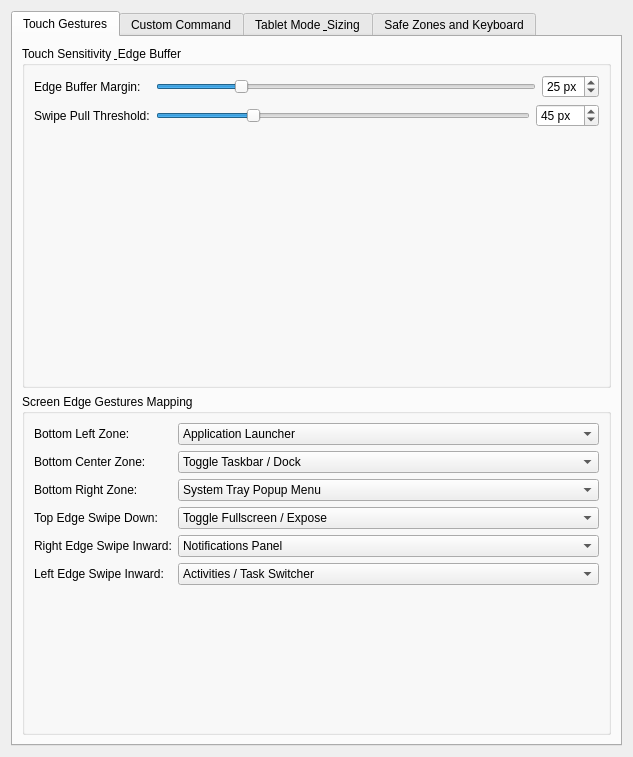
<?xml version="1.0" encoding="UTF-8"?>
<ui version="4.0">
 <class>TabletGesturesConfig</class>
 <widget class="QWidget" name="TabletGesturesConfig">
  <layout class="QVBoxLayout" name="mainLayout">
   <item>
    <widget class="QTabWidget" name="tabWidget">
     <widget class="QWidget" name="tabGestures">
      <attribute name="title">
       <string>Touch Gestures</string>
      </attribute>
      <layout class="QVBoxLayout" name="layoutTabGestures">
       <item>
        <widget class="QGroupBox" name="groupSensitivity">
         <property name="title">
          <string>Touch Sensitivity &amp; Edge Buffer</string>
         </property>
         <layout class="QFormLayout" name="formSensitivity">
          <item row="0" column="0">
           <widget class="QLabel" name="label_EdgeMargin">
            <property name="text">
             <string>Edge Buffer Margin:</string>
            </property>
           </widget>
          </item>
          <item row="0" column="1">
           <layout class="QHBoxLayout" name="layoutEdgeMargin">
            <item>
             <widget class="QSlider" name="kcfg_EdgeMargin">
              <property name="orientation">
               <enum>Qt::Horizontal</enum>
              </property>
              <property name="minimum">
               <number>10</number>
              </property>
              <property name="maximum">
               <number>80</number>
              </property>
              <property name="value">
               <number>25</number>
              </property>
             </widget>
            </item>
            <item>
             <widget class="QSpinBox" name="spin_EdgeMargin">
              <property name="minimum">
               <number>10</number>
              </property>
              <property name="maximum">
               <number>80</number>
              </property>
              <property name="value">
               <number>25</number>
              </property>
              <property name="suffix">
               <string> px</string>
              </property>
             </widget>
            </item>
           </layout>
          </item>
          <item row="1" column="0">
           <widget class="QLabel" name="label_SwipeThreshold">
            <property name="text">
             <string>Swipe Pull Threshold:</string>
            </property>
           </widget>
          </item>
          <item row="1" column="1">
           <layout class="QHBoxLayout" name="layoutSwipeThreshold">
            <item>
             <widget class="QSlider" name="kcfg_SwipeThreshold">
              <property name="orientation">
               <enum>Qt::Horizontal</enum>
              </property>
              <property name="minimum">
               <number>20</number>
              </property>
              <property name="maximum">
               <number>120</number>
              </property>
              <property name="value">
               <number>45</number>
              </property>
             </widget>
            </item>
            <item>
             <widget class="QSpinBox" name="spin_SwipeThreshold">
              <property name="minimum">
               <number>20</number>
              </property>
              <property name="maximum">
               <number>120</number>
              </property>
              <property name="value">
               <number>45</number>
              </property>
              <property name="suffix">
               <string> px</string>
              </property>
             </widget>
            </item>
           </layout>
          </item>
         </layout>
        </widget>
       </item>
       <item>
        <widget class="QGroupBox" name="groupActions">
         <property name="title">
          <string>Screen Edge Gestures Mapping</string>
         </property>
         <layout class="QFormLayout" name="formActions">
          <item row="0" column="0">
           <widget class="QLabel" name="label_BottomLeft">
            <property name="text">
             <string>Bottom Left Zone:</string>
            </property>
           </widget>
          </item>
          <item row="0" column="1">
           <widget class="QComboBox" name="kcfg_BottomLeftAction">
            <property name="editable">
             <bool>false</bool>
            </property>
            <property name="insertPolicy">
             <enum>QComboBox::InsertAtBottom</enum>
            </property>
            <property name="kcfg_property" stdset="0">
             <string>currentText</string>
            </property>
            <item><property name="text"><string>Application Launcher</string></property></item>
            <item><property name="text"><string>System Tray Popup Menu</string></property></item>
            <item><property name="text"><string>Toggle Taskbar / Dock</string></property></item>
            <item><property name="text"><string>Notifications Panel</string></property></item>
            <item><property name="text"><string>Activities / Task Switcher</string></property></item>
            <item><property name="text"><string>Toggle Fullscreen / Expose</string></property></item>
            <item><property name="text"><string>Overview</string></property></item>
            <item><property name="text"><string>Show Desktop</string></property></item>
            <item><property name="text"><string>Toggle Virtual Keyboard</string></property></item>
            <item><property name="text"><string>None (Disabled)</string></property></item>
           </widget>
          </item>
          <item row="1" column="0">
           <widget class="QLabel" name="label_BottomCenter">
            <property name="text">
             <string>Bottom Center Zone:</string>
            </property>
           </widget>
          </item>
          <item row="1" column="1">
           <widget class="QComboBox" name="kcfg_BottomCenterAction">
            <property name="editable">
             <bool>false</bool>
            </property>
            <property name="insertPolicy">
             <enum>QComboBox::InsertAtBottom</enum>
            </property>
            <property name="kcfg_property" stdset="0">
             <string>currentText</string>
            </property>
            <item><property name="text"><string>Toggle Taskbar / Dock</string></property></item>
            <item><property name="text"><string>Application Launcher</string></property></item>
            <item><property name="text"><string>System Tray Popup Menu</string></property></item>
            <item><property name="text"><string>Notifications Panel</string></property></item>
            <item><property name="text"><string>Activities / Task Switcher</string></property></item>
            <item><property name="text"><string>Toggle Fullscreen / Expose</string></property></item>
            <item><property name="text"><string>Overview</string></property></item>
            <item><property name="text"><string>Show Desktop</string></property></item>
            <item><property name="text"><string>Toggle Virtual Keyboard</string></property></item>
            <item><property name="text"><string>None (Disabled)</string></property></item>
           </widget>
          </item>
          <item row="2" column="0">
           <widget class="QLabel" name="label_BottomRight">
            <property name="text">
             <string>Bottom Right Zone:</string>
            </property>
           </widget>
          </item>
          <item row="2" column="1">
           <widget class="QComboBox" name="kcfg_BottomRightAction">
            <property name="editable">
             <bool>false</bool>
            </property>
            <property name="insertPolicy">
             <enum>QComboBox::InsertAtBottom</enum>
            </property>
            <property name="kcfg_property" stdset="0">
             <string>currentText</string>
            </property>
            <item><property name="text"><string>System Tray Popup Menu</string></property></item>
            <item><property name="text"><string>Notifications Panel</string></property></item>
            <item><property name="text"><string>Toggle Taskbar / Dock</string></property></item>
            <item><property name="text"><string>Application Launcher</string></property></item>
            <item><property name="text"><string>Activities / Task Switcher</string></property></item>
            <item><property name="text"><string>Toggle Fullscreen / Expose</string></property></item>
            <item><property name="text"><string>Overview</string></property></item>
            <item><property name="text"><string>Show Desktop</string></property></item>
            <item><property name="text"><string>Toggle Virtual Keyboard</string></property></item>
            <item><property name="text"><string>None (Disabled)</string></property></item>
           </widget>
          </item>
          <item row="3" column="0">
           <widget class="QLabel" name="label_Top">
            <property name="text">
             <string>Top Edge Swipe Down:</string>
            </property>
           </widget>
          </item>
          <item row="3" column="1">
           <widget class="QComboBox" name="kcfg_TopAction">
            <property name="editable">
             <bool>false</bool>
            </property>
            <property name="insertPolicy">
             <enum>QComboBox::InsertAtBottom</enum>
            </property>
            <property name="kcfg_property" stdset="0">
             <string>currentText</string>
            </property>
            <item><property name="text"><string>Toggle Fullscreen / Expose</string></property></item>
            <item><property name="text"><string>Overview</string></property></item>
            <item><property name="text"><string>Show Desktop</string></property></item>
            <item><property name="text"><string>Application Launcher</string></property></item>
            <item><property name="text"><string>System Tray Popup Menu</string></property></item>
            <item><property name="text"><string>Toggle Taskbar / Dock</string></property></item>
            <item><property name="text"><string>Notifications Panel</string></property></item>
            <item><property name="text"><string>Activities / Task Switcher</string></property></item>
            <item><property name="text"><string>Toggle Virtual Keyboard</string></property></item>
            <item><property name="text"><string>None (Disabled)</string></property></item>
           </widget>
          </item>
          <item row="4" column="0">
           <widget class="QLabel" name="label_Right">
            <property name="text">
             <string>Right Edge Swipe Inward:</string>
            </property>
           </widget>
          </item>
          <item row="4" column="1">
           <widget class="QComboBox" name="kcfg_RightAction">
            <property name="editable">
             <bool>false</bool>
            </property>
            <property name="insertPolicy">
             <enum>QComboBox::InsertAtBottom</enum>
            </property>
            <property name="kcfg_property" stdset="0">
             <string>currentText</string>
            </property>
            <item><property name="text"><string>Notifications Panel</string></property></item>
            <item><property name="text"><string>System Tray Popup Menu</string></property></item>
            <item><property name="text"><string>Toggle Taskbar / Dock</string></property></item>
            <item><property name="text"><string>Application Launcher</string></property></item>
            <item><property name="text"><string>Activities / Task Switcher</string></property></item>
            <item><property name="text"><string>Toggle Fullscreen / Expose</string></property></item>
            <item><property name="text"><string>Overview</string></property></item>
            <item><property name="text"><string>Show Desktop</string></property></item>
            <item><property name="text"><string>Toggle Virtual Keyboard</string></property></item>
            <item><property name="text"><string>None (Disabled)</string></property></item>
           </widget>
          </item>
          <item row="5" column="0">
           <widget class="QLabel" name="label_Left">
            <property name="text">
             <string>Left Edge Swipe Inward:</string>
            </property>
           </widget>
          </item>
          <item row="5" column="1">
           <widget class="QComboBox" name="kcfg_LeftAction">
            <property name="editable">
             <bool>false</bool>
            </property>
            <property name="insertPolicy">
             <enum>QComboBox::InsertAtBottom</enum>
            </property>
            <property name="kcfg_property" stdset="0">
             <string>currentText</string>
            </property>
            <item><property name="text"><string>Activities / Task Switcher</string></property></item>
            <item><property name="text"><string>Application Launcher</string></property></item>
            <item><property name="text"><string>System Tray Popup Menu</string></property></item>
            <item><property name="text"><string>Toggle Taskbar / Dock</string></property></item>
            <item><property name="text"><string>Notifications Panel</string></property></item>
            <item><property name="text"><string>Toggle Fullscreen / Expose</string></property></item>
            <item><property name="text"><string>Overview</string></property></item>
            <item><property name="text"><string>Show Desktop</string></property></item>
            <item><property name="text"><string>Toggle Virtual Keyboard</string></property></item>
            <item><property name="text"><string>None (Disabled)</string></property></item>
           </widget>
          </item>
</layout>
        </widget>
       </item>
      </layout>
     </widget>
     <widget class="QWidget" name="tabCustomCommands">
      <attribute name="title">
       <string>Custom Command</string>
      </attribute>
      <layout class="QVBoxLayout" name="layoutTabCustom">
       <item>
        <widget class="QGroupBox" name="groupCustomCommands">
         <property name="title">
          <string>Custom Commands Manager</string>
         </property>
         <layout class="QVBoxLayout" name="layoutGroupCustom">
          <item>
           <widget class="QLabel" name="label_ListHeading">
            <property name="text">
             <string>Configured Custom Commands:</string>
            </property>
           </widget>
          </item>
          <item>
           <widget class="QListWidget" name="listCustomCommands">
            <property name="toolTip">
             <string>Select a command to edit, or click New Command to create a new one</string>
            </property>
            <property name="selectionMode">
             <enum>QAbstractItemView::SingleSelection</enum>
            </property>
           </widget>
          </item>
          <item>
           <widget class="QLabel" name="labelCommandStatus">
            <property name="text">
             <string>Select a command above or click New Command</string>
            </property>
            <property name="font">
             <font>
              <bold>true</bold>
             </font>
            </property>
           </widget>
          </item>
          <item>
           <layout class="QFormLayout" name="formCustomEditor">
            <item row="0" column="0">
             <widget class="QLabel" name="label_CustomTitle">
              <property name="text">
               <string>Title (optional):</string>
              </property>
             </widget>
            </item>
            <item row="0" column="1">
             <widget class="QLineEdit" name="editCommandTitle">
              <property name="placeholderText">
               <string>e.g. Web Browser (leave blank to use Command)</string>
              </property>
             </widget>
            </item>
            <item row="1" column="0">
             <widget class="QLabel" name="label_Custom1">
              <property name="text">
               <string>Command:</string>
              </property>
             </widget>
            </item>
            <item row="1" column="1">
             <widget class="QLineEdit" name="editCommandLine">
              <property name="placeholderText">
               <string>e.g. /usr/bin/firefox, konsole, or /path/to/script.sh</string>
              </property>
             </widget>
            </item>
           </layout>
          </item>
          <item>
           <layout class="QHBoxLayout" name="layoutCustomButtons">
            <item>
             <widget class="QPushButton" name="btnNewCommand">
              <property name="text">
               <string>➕ New Command</string>
              </property>
              <property name="toolTip">
               <string>Start creating a new custom command</string>
              </property>
             </widget>
            </item>
            <item>
             <widget class="QPushButton" name="btnAddCommand">
              <property name="text">
               <string>✔ Add Command</string>
              </property>
              <property name="toolTip">
               <string>Add this command to the pack</string>
              </property>
             </widget>
            </item>
            <item>
             <widget class="QPushButton" name="btnSaveChanges">
              <property name="text">
               <string>💾 Save Changes</string>
              </property>
              <property name="toolTip">
               <string>Save changes to this command</string>
              </property>
             </widget>
            </item>
            <item>
             <widget class="QPushButton" name="btnDeleteCommand">
              <property name="text">
               <string>🗑 Delete Command</string>
              </property>
              <property name="toolTip">
               <string>Delete this command and reset any gestures using it</string>
              </property>
             </widget>
            </item>
            <item>
             <widget class="QPushButton" name="btnDiscardCommand">
              <property name="text">
               <string>↺ Discard</string>
              </property>
              <property name="toolTip">
               <string>Discard unsaved changes to this command</string>
              </property>
             </widget>
            </item>
            <item>
             <spacer name="spacerCustomButtons">
              <property name="orientation">
               <enum>Qt::Horizontal</enum>
              </property>
              <property name="sizeHint" stdset="0">
               <size>
                <width>40</width>
                <height>20</height>
               </size>
              </property>
             </spacer>
            </item>
           </layout>
          </item>
         </layout>
        </widget>
       </item>
       <item>
        <widget class="QGroupBox" name="groupSyntaxHelp">
         <property name="title">
          <string>Command Syntax &amp; Usage Guide</string>
         </property>
         <layout class="QVBoxLayout" name="layoutSyntaxHelp">
          <item>
           <widget class="QLabel" name="label_SyntaxExplanation">
            <property name="text">
             <string>&lt;html&gt;&lt;body&gt;
&lt;p&gt;&lt;b&gt;How to use custom commands in gestures:&lt;/b&gt;&lt;/p&gt;
&lt;ul&gt;
  &lt;li&gt;&lt;b&gt;Title Option:&lt;/b&gt; Friendly name for display. If left blank, it automatically defaults to the Command itself.&lt;/li&gt;
  &lt;li&gt;&lt;b&gt;Activation:&lt;/b&gt; Select &lt;b&gt;Custom Command&lt;/b&gt; in any gesture dropdown in the &lt;i&gt;Touch Gestures&lt;/i&gt; tab.&lt;/li&gt;
  &lt;li&gt;&lt;b&gt;External Programs:&lt;/b&gt; &lt;code&gt;exec:/usr/bin/konsole&lt;/code&gt; or &lt;code&gt;exec:flatpak run org.mozilla.firefox&lt;/code&gt;&lt;/li&gt;
  &lt;li&gt;&lt;b&gt;Direct Commands:&lt;/b&gt; Any shell path or executable such as &lt;code&gt;/home/user/myscript.sh&lt;/code&gt; or &lt;code&gt;konsole&lt;/code&gt;&lt;/li&gt;
  &lt;li&gt;&lt;b&gt;Global KDE Shortcuts:&lt;/b&gt; &lt;code&gt;shortcut:&amp;lt;component&amp;gt;:&amp;lt;action&amp;gt;&lt;/code&gt; (e.g. &lt;code&gt;shortcut:kwin:Overview&lt;/code&gt;)&lt;/li&gt;
  &lt;li&gt;&lt;b&gt;D-Bus Calls:&lt;/b&gt; &lt;code&gt;dbus:&amp;lt;service&amp;gt;:&amp;lt;path&amp;gt;:&amp;lt;interface&amp;gt;:&amp;lt;method&amp;gt;&lt;/code&gt;&lt;/li&gt;
&lt;/ul&gt;
&lt;p&gt;&lt;i&gt;Note: All action dropdowns in the Touch Gestures tab are also directly editable. You can type or paste any command directly into the gesture selector.&lt;/i&gt;&lt;/p&gt;
&lt;p&gt;&lt;b&gt;Diagnostics &amp;amp; Storage:&lt;/b&gt; Custom commands are stored in &lt;code&gt;~/.config/kwin-touch-gesture-plus/commands/&lt;/code&gt;. Diagnostic activity is logged to &lt;code&gt;~/.local/state/kwin-touch-gesture-plus/diagnostics.log&lt;/code&gt; (inspect with &lt;code&gt;tail -F ~/.local/state/kwin-touch-gesture-plus/diagnostics.log&lt;/code&gt;). Sensitive command payloads are redacted for privacy.&lt;/p&gt;
&lt;/body&gt;&lt;/html&gt;</string>
            </property>
            <property name="wordWrap">
             <bool>true</bool>
            </property>
           </widget>
          </item>
         </layout>
        </widget>
       </item>
       <item>
        <spacer name="spacerCustom">
         <property name="orientation">
          <enum>Qt::Vertical</enum>
         </property>
         <property name="sizeHint" stdset="0">
          <size>
           <width>20</width>
           <height>40</height>
          </size>
         </property>
        </spacer>
       </item>
      </layout>
     </widget>
     <widget class="QWidget" name="tabTabletMode">
      <attribute name="title">
       <string>Tablet Mode &amp; Sizing</string>
      </attribute>
      <layout class="QVBoxLayout" name="layoutTabTablet">
       <item>
        <widget class="QGroupBox" name="groupHinge">
         <property name="title">
          <string>Hinge Sensor Sensitivity</string>
         </property>
         <layout class="QFormLayout" name="formHinge">
          <item row="0" column="0">
           <widget class="QLabel" name="label_HingeAngle">
            <property name="text">
             <string>Hinge Trigger Angle:</string>
            </property>
           </widget>
          </item>
          <item row="0" column="1">
           <layout class="QHBoxLayout" name="layoutHingeAngle">
            <item>
             <widget class="QSlider" name="kcfg_HingeAngleThreshold">
              <property name="orientation">
               <enum>Qt::Horizontal</enum>
              </property>
              <property name="minimum">
               <number>170</number>
              </property>
              <property name="maximum">
               <number>240</number>
              </property>
              <property name="value">
               <number>185</number>
              </property>
             </widget>
            </item>
            <item>
             <widget class="QSpinBox" name="spin_HingeAngleThreshold">
              <property name="minimum">
               <number>170</number>
              </property>
              <property name="maximum">
               <number>240</number>
              </property>
              <property name="value">
               <number>185</number>
              </property>
              <property name="suffix">
               <string>°</string>
              </property>
             </widget>
            </item>
           </layout>
          </item>
          <item row="1" column="0">
           <widget class="QLabel" name="label_HingePoll">
            <property name="text">
             <string>Sensor Polling Interval:</string>
            </property>
           </widget>
          </item>
          <item row="1" column="1">
           <layout class="QHBoxLayout" name="layoutHingePoll">
            <item>
             <widget class="QSlider" name="kcfg_HingePollInterval">
              <property name="orientation">
               <enum>Qt::Horizontal</enum>
              </property>
              <property name="minimum">
               <number>100</number>
              </property>
              <property name="maximum">
               <number>1000</number>
              </property>
              <property name="singleStep">
               <number>50</number>
              </property>
              <property name="pageStep">
               <number>100</number>
              </property>
              <property name="value">
               <number>350</number>
              </property>
             </widget>
            </item>
            <item>
             <widget class="QSpinBox" name="spin_HingePollInterval">
              <property name="minimum">
               <number>100</number>
              </property>
              <property name="maximum">
               <number>1000</number>
              </property>
              <property name="singleStep">
               <number>50</number>
              </property>
              <property name="value">
               <number>350</number>
              </property>
              <property name="suffix">
               <string> ms</string>
              </property>
             </widget>
            </item>
           </layout>
          </item>
         </layout>
        </widget>
       </item>
       <item>
        <widget class="QGroupBox" name="groupButtonScaling">
         <property name="title">
          <string>Window Titlebar Buttons</string>
         </property>
         <layout class="QFormLayout" name="formButtons">
          <item row="0" column="0" colspan="2">
           <widget class="QCheckBox" name="kcfg_EnableButtonScaling">
            <property name="text">
             <string>Auto-enlarge Window Titlebar Buttons when folded</string>
            </property>
           </widget>
          </item>
          <item row="1" column="0">
           <widget class="QLabel" name="label_TabletBtn">
            <property name="text">
             <string>Tablet Mode Button Size:</string>
            </property>
           </widget>
          </item>
           <item row="1" column="1">
           <widget class="QComboBox" name="kcfg_TabletButtonSize">
            <property name="kcfg_property" stdset="0">
             <string>currentText</string>
            </property>
            <item><property name="text"><string>Very Large</string></property></item>
            <item><property name="text"><string>Huge</string></property></item>
            <item><property name="text"><string>Large</string></property></item>
            <item><property name="text"><string>Medium</string></property></item>
            <item><property name="text"><string>Small</string></property></item>
            <item><property name="text"><string>Tiny</string></property></item>
           </widget>
          </item>
          <item row="2" column="0">
           <widget class="QLabel" name="label_LaptopBtn">
            <property name="text">
             <string>Laptop Mode Button Size:</string>
            </property>
           </widget>
          </item>
          <item row="2" column="1">
           <widget class="QComboBox" name="kcfg_LaptopButtonSize">
            <property name="kcfg_property" stdset="0">
             <string>currentText</string>
            </property>
            <item><property name="text"><string>Medium</string></property></item>
            <item><property name="text"><string>Small</string></property></item>
            <item><property name="text"><string>Tiny</string></property></item>
            <item><property name="text"><string>Large</string></property></item>
            <item><property name="text"><string>Very Large</string></property></item>
            <item><property name="text"><string>Huge</string></property></item>
           </widget>
          </item>
         </layout>
        </widget>
       </item>
       <item>
        <widget class="QGroupBox" name="groupDisplayScaling">
         <property name="title">
          <string>Display Scaling</string>
         </property>
         <layout class="QFormLayout" name="formDisplay">
          <item row="0" column="0" colspan="2">
           <widget class="QCheckBox" name="kcfg_EnableDisplayScaling">
            <property name="text">
             <string>Auto-adjust Display Scale when folded</string>
            </property>
           </widget>
          </item>
          <item row="1" column="0">
           <widget class="QLabel" name="label_TabletScale">
            <property name="text">
             <string>Tablet Mode Display Scale:</string>
            </property>
           </widget>
          </item>
          <item row="1" column="1">
           <widget class="QComboBox" name="kcfg_TabletScale">
            <property name="kcfg_property" stdset="0">
             <string>currentText</string>
            </property>
            <item><property name="text"><string>100%</string></property></item>
            <item><property name="text"><string>105%</string></property></item>
            <item><property name="text"><string>115%</string></property></item>
            <item><property name="text"><string>120%</string></property></item>
            <item><property name="text"><string>125%</string></property></item>
            <item><property name="text"><string>130%</string></property></item>
            <item><property name="text"><string>150%</string></property></item>
           </widget>
          </item>
          <item row="2" column="0">
           <widget class="QLabel" name="label_LaptopScale">
            <property name="text">
             <string>Laptop Mode Display Scale:</string>
            </property>
           </widget>
          </item>
          <item row="2" column="1">
           <widget class="QComboBox" name="kcfg_LaptopScale">
            <property name="kcfg_property" stdset="0">
             <string>currentText</string>
            </property>
            <item><property name="text"><string>100%</string></property></item>
            <item><property name="text"><string>105%</string></property></item>
            <item><property name="text"><string>110%</string></property></item>
            <item><property name="text"><string>115%</string></property></item>
            <item><property name="text"><string>120%</string></property></item>
            <item><property name="text"><string>125%</string></property></item>
           </widget>
          </item>
         </layout>
        </widget>
       </item>
      </layout>
     </widget>
     <widget class="QWidget" name="tabSafeZones">
      <attribute name="title">
       <string>Safe Zones and Keyboard</string>
      </attribute>
      <layout class="QVBoxLayout" name="layoutTabSafeZones">
       <item>
        <widget class="QGroupBox" name="groupEdgeToggles">
         <property name="title">
          <string>Edge Gesture Activations</string>
         </property>
         <layout class="QVBoxLayout" name="layoutEdgeToggles">
          <item>
           <widget class="QCheckBox" name="kcfg_EnableTopEdge">
            <property name="text">
             <string>Enable Top Edge Swipe (Fullscreen / Overview)</string>
            </property>
           </widget>
          </item>
          <item>
           <widget class="QCheckBox" name="kcfg_EnableBottomEdge">
            <property name="text">
             <string>Enable Bottom Edge Swipes (Launcher / Dock / Tray)</string>
            </property>
           </widget>
          </item>
          <item>
           <widget class="QCheckBox" name="kcfg_EnableLeftEdge">
            <property name="text">
             <string>Enable Left Edge Swipe (Activities / Task Switcher)</string>
            </property>
           </widget>
          </item>
          <item>
           <widget class="QCheckBox" name="kcfg_EnableRightEdge">
            <property name="text">
             <string>Enable Right Edge Swipe (Tray / Notifications - uncheck to prevent scrollbar conflicts)</string>
            </property>
           </widget>
          </item>
         </layout>
        </widget>
       </item>
       <item>
        <widget class="QGroupBox" name="groupSafeZones">
         <property name="title">
          <string>Corner Safe Zones (App and Window Controls Pass-Through)</string>
         </property>
         <layout class="QFormLayout" name="formSafeZones">
          <item row="0" column="0">
           <widget class="QLabel" name="label_TopRightSafeWidth">
            <property name="text">
             <string>Top-Right Safe Width:</string>
            </property>
           </widget>
          </item>
          <item row="0" column="1">
           <layout class="QHBoxLayout" name="layoutTopRightSafeWidth">
            <item>
             <widget class="QSlider" name="kcfg_TopRightSafeWidth">
              <property name="orientation">
               <enum>Qt::Horizontal</enum>
              </property>
              <property name="minimum">
               <number>0</number>
              </property>
              <property name="maximum">
               <number>300</number>
              </property>
              <property name="value">
               <number>150</number>
              </property>
             </widget>
            </item>
            <item>
             <widget class="QSpinBox" name="spin_TopRightSafeWidth">
              <property name="minimum">
               <number>0</number>
              </property>
              <property name="maximum">
               <number>300</number>
              </property>
              <property name="value">
               <number>150</number>
              </property>
              <property name="suffix">
               <string> px</string>
              </property>
             </widget>
            </item>
           </layout>
          </item>
          <item row="1" column="0">
           <widget class="QLabel" name="label_TopRightSafeHeight">
            <property name="text">
             <string>Top-Right Safe Height:</string>
            </property>
           </widget>
          </item>
          <item row="1" column="1">
           <layout class="QHBoxLayout" name="layoutTopRightSafeHeight">
            <item>
             <widget class="QSlider" name="kcfg_TopRightSafeHeight">
              <property name="orientation">
               <enum>Qt::Horizontal</enum>
              </property>
              <property name="minimum">
               <number>0</number>
              </property>
              <property name="maximum">
               <number>150</number>
              </property>
              <property name="value">
               <number>60</number>
              </property>
             </widget>
            </item>
            <item>
             <widget class="QSpinBox" name="spin_TopRightSafeHeight">
              <property name="minimum">
               <number>0</number>
              </property>
              <property name="maximum">
               <number>150</number>
              </property>
              <property name="value">
               <number>60</number>
              </property>
              <property name="suffix">
               <string> px</string>
              </property>
             </widget>
            </item>
           </layout>
          </item>
          <item row="2" column="0">
           <widget class="QLabel" name="label_TopLeftSafeWidth">
            <property name="text">
             <string>Top-Left Safe Width:</string>
            </property>
           </widget>
          </item>
          <item row="2" column="1">
           <layout class="QHBoxLayout" name="layoutTopLeftSafeWidth">
            <item>
             <widget class="QSlider" name="kcfg_TopLeftSafeWidth">
              <property name="orientation">
               <enum>Qt::Horizontal</enum>
              </property>
              <property name="minimum">
               <number>0</number>
              </property>
              <property name="maximum">
               <number>300</number>
              </property>
              <property name="value">
               <number>100</number>
              </property>
             </widget>
            </item>
            <item>
             <widget class="QSpinBox" name="spin_TopLeftSafeWidth">
              <property name="minimum">
               <number>0</number>
              </property>
              <property name="maximum">
               <number>300</number>
              </property>
              <property name="value">
               <number>100</number>
              </property>
              <property name="suffix">
               <string> px</string>
              </property>
             </widget>
            </item>
           </layout>
          </item>
          <item row="3" column="0">
           <widget class="QLabel" name="label_TopLeftSafeHeight">
            <property name="text">
             <string>Top-Left Safe Height:</string>
            </property>
           </widget>
          </item>
          <item row="3" column="1">
           <layout class="QHBoxLayout" name="layoutTopLeftSafeHeight">
            <item>
             <widget class="QSlider" name="kcfg_TopLeftSafeHeight">
              <property name="orientation">
               <enum>Qt::Horizontal</enum>
              </property>
              <property name="minimum">
               <number>0</number>
              </property>
              <property name="maximum">
               <number>150</number>
              </property>
              <property name="value">
               <number>60</number>
              </property>
             </widget>
            </item>
            <item>
             <widget class="QSpinBox" name="spin_TopLeftSafeHeight">
              <property name="minimum">
               <number>0</number>
              </property>
              <property name="maximum">
               <number>150</number>
              </property>
              <property name="value">
               <number>60</number>
              </property>
              <property name="suffix">
               <string> px</string>
              </property>
             </widget>
            </item>
           </layout>
          </item>
         </layout>
        </widget>
       </item>
       <item>
        <widget class="QGroupBox" name="groupKeyboard">
         <property name="title">
          <string>Virtual Keyboard Integration</string>
         </property>
         <layout class="QFormLayout" name="formKeyboard">
          <item row="0" column="0">
           <widget class="QLabel" name="label_BottomGesturesWithOsk">
            <property name="text">
             <string>Bottom Gestures with Docked OSK:</string>
            </property>
           </widget>
          </item>
          <item row="0" column="1">
           <widget class="QComboBox" name="kcfg_BottomGesturesWithOsk">
            <property name="kcfg_property" stdset="0">
             <string>currentText</string>
            </property>
            <item>
             <property name="text">
              <string>Disabled</string>
             </property>
            </item>
            <item>
             <property name="text">
              <string>SplitGapOnly</string>
             </property>
            </item>
           </widget>
          </item>
          <item row="1" column="0" colspan="2">
           <widget class="QCheckBox" name="kcfg_HideKeyboardOnGesture">
            <property name="text">
             <string>Dismiss Virtual Keyboard on Successful Navigation Gesture</string>
            </property>
           </widget>
          </item>
         </layout>
        </widget>
       </item>
      </layout>
     </widget>
    </widget>
   </item>
  </layout>
 </widget>
 <resources/>
 <connections>
  <connection>
   <sender>kcfg_EdgeMargin</sender>
   <signal>valueChanged(int)</signal>
   <receiver>spin_EdgeMargin</receiver>
   <slot>setValue(int)</slot>
  </connection>
  <connection>
   <sender>spin_EdgeMargin</sender>
   <signal>valueChanged(int)</signal>
   <receiver>kcfg_EdgeMargin</receiver>
   <slot>setValue(int)</slot>
  </connection>
  <connection>
   <sender>kcfg_SwipeThreshold</sender>
   <signal>valueChanged(int)</signal>
   <receiver>spin_SwipeThreshold</receiver>
   <slot>setValue(int)</slot>
  </connection>
  <connection>
   <sender>spin_SwipeThreshold</sender>
   <signal>valueChanged(int)</signal>
   <receiver>kcfg_SwipeThreshold</receiver>
   <slot>setValue(int)</slot>
  </connection>
  <connection>
   <sender>kcfg_HingeAngleThreshold</sender>
   <signal>valueChanged(int)</signal>
   <receiver>spin_HingeAngleThreshold</receiver>
   <slot>setValue(int)</slot>
  </connection>
  <connection>
   <sender>spin_HingeAngleThreshold</sender>
   <signal>valueChanged(int)</signal>
   <receiver>kcfg_HingeAngleThreshold</receiver>
   <slot>setValue(int)</slot>
  </connection>
  <connection>
   <sender>kcfg_HingePollInterval</sender>
   <signal>valueChanged(int)</signal>
   <receiver>spin_HingePollInterval</receiver>
   <slot>setValue(int)</slot>
  </connection>
  <connection>
   <sender>spin_HingePollInterval</sender>
   <signal>valueChanged(int)</signal>
   <receiver>kcfg_HingePollInterval</receiver>
   <slot>setValue(int)</slot>
  </connection>
  <connection>
   <sender>kcfg_TopRightSafeWidth</sender>
   <signal>valueChanged(int)</signal>
   <receiver>spin_TopRightSafeWidth</receiver>
   <slot>setValue(int)</slot>
  </connection>
  <connection>
   <sender>spin_TopRightSafeWidth</sender>
   <signal>valueChanged(int)</signal>
   <receiver>kcfg_TopRightSafeWidth</receiver>
   <slot>setValue(int)</slot>
  </connection>
  <connection>
   <sender>kcfg_TopRightSafeHeight</sender>
   <signal>valueChanged(int)</signal>
   <receiver>spin_TopRightSafeHeight</receiver>
   <slot>setValue(int)</slot>
  </connection>
  <connection>
   <sender>spin_TopRightSafeHeight</sender>
   <signal>valueChanged(int)</signal>
   <receiver>kcfg_TopRightSafeHeight</receiver>
   <slot>setValue(int)</slot>
  </connection>
  <connection>
   <sender>kcfg_TopLeftSafeWidth</sender>
   <signal>valueChanged(int)</signal>
   <receiver>spin_TopLeftSafeWidth</receiver>
   <slot>setValue(int)</slot>
  </connection>
  <connection>
   <sender>spin_TopLeftSafeWidth</sender>
   <signal>valueChanged(int)</signal>
   <receiver>kcfg_TopLeftSafeWidth</receiver>
   <slot>setValue(int)</slot>
  </connection>
  <connection>
   <sender>kcfg_TopLeftSafeHeight</sender>
   <signal>valueChanged(int)</signal>
   <receiver>spin_TopLeftSafeHeight</receiver>
   <slot>setValue(int)</slot>
  </connection>
  <connection>
   <sender>spin_TopLeftSafeHeight</sender>
   <signal>valueChanged(int)</signal>
   <receiver>kcfg_TopLeftSafeHeight</receiver>
   <slot>setValue(int)</slot>
  </connection>
 </connections>
</ui>
